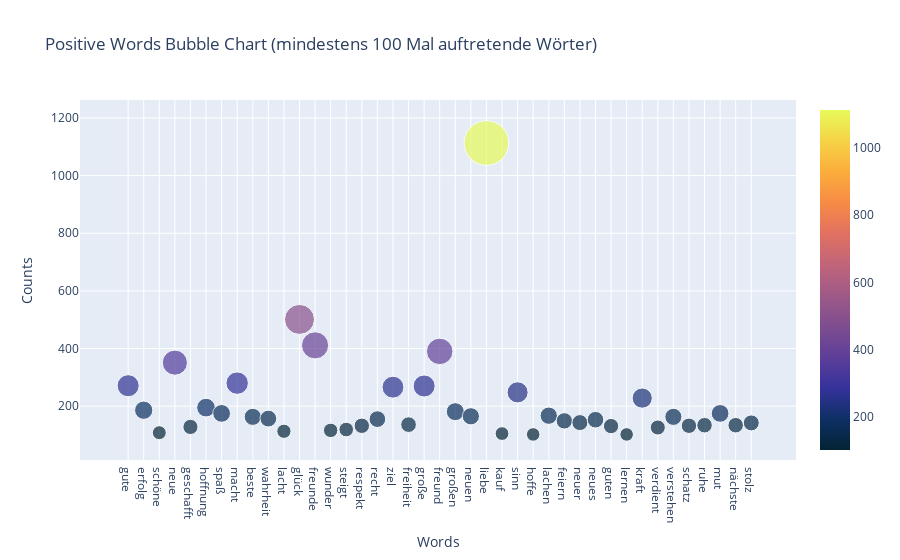

Notebook code for this chart:
### Code cell
word_counts = {}
for word in positive_word_list:
    if word in word_counts:
        word_counts[word] += 1
    else:
        word_counts[word] = 1

filtered_word_counts = {word: count for word, count in word_counts.items() if count >= 100}

words = list(filtered_word_counts.keys())
counts = list(filtered_word_counts.values())

fig = go.Figure(data=go.Scatter(
    x=words,
    y=counts,
    mode='markers',
    marker=dict(
        size=counts,
        sizemode='area',
        sizeref=max(counts) / 1000,
        color=counts,
        colorscale='thermal',
        showscale=True
    ),
))

fig.update_layout(
    title='Positive Words Bubble Chart (mindestens 100 Mal auftretende Wörter)',
    xaxis=dict(title='Words'),
    yaxis=dict(title='Counts'),
    showlegend=False
)

fig.show()
fig.write_html("../notebooks/german_lyrics_statistics.html")

### Figure 1 — Plotly figure (JSON) as saved in the notebook; plotly's stock layout.template omitted (floating-point values rounded to 4 significant figures)
{"data": [{"marker": {"color": [271, 186, 108, 351, 128, 195, 175, 280, 163, 157, 113, 501, 411, 116, 119, 132, 155, 266, 136, 270, 390, 181, 165, 1113, 105, 248, 102, 167, 149, 143, 153, 131, 102, 228, 126, 163, 132, 134, 175, 134, 142], "colorscale": [[0, "rgb(3, 35, 51)"], [0.09091, "rgb(13, 48, 100)"], [0.1818, "rgb(53, 50, 155)"], [0.2727, "rgb(93, 62, 153)"], [0.3636, "rgb(126, 77, 143)"], [0.4545, "rgb(158, 89, 135)"], [0.5455, "rgb(193, 100, 121)"], [0.6364, "rgb(225, 113, 97)"], [0.7273, "rgb(246, 139, 69)"], [0.8182, "rgb(251, 173, 60)"], [0.9091, "rgb(246, 211, 70)"], [1, "rgb(231, 250, 90)"]], "showscale": true, "size": [271, 186, 108, 351, 128, 195, 175, 280, 163, 157, 113, 501, 411, 116, 119, 132, 155, 266, 136, 270, 390, 181, 165, 1113, 105, 248, 102, 167, 149, 143, 153, 131, 102, 228, 126, 163, 132, 134, 175, 134, 142], "sizemode": "area", "sizeref": 1.113}, "mode": "markers", "type": "scatter", "x": ["gute", "erfolg", "schöne", "neue", "geschafft", "hoffnung", "spaß", "macht", "beste", "wahrheit", "lacht", "glück", "freunde", "wunder", "steigt", "respekt", "recht", "ziel", "freiheit", "große", "freund", "großen", "neuen", "liebe", "kauf", "sinn", "hoffe", "lachen", "feiern", "neuer", "neues", "guten", "lernen", "kraft", "verdient", "verstehen", "schatz", "ruhe", "mut", "nächste", "stolz"], "y": [271, 186, 108, 351, 128, 195, 175, 280, 163, 157, 113, 501, 411, 116, 119, 132, 155, 266, 136, 270, 390, 181, 165, 1113, 105, 248, 102, 167, 149, 143, 153, 131, 102, 228, 126, 163, 132, 134, 175, 134, 142]}], "layout": {"showlegend": false, "title": {"text": "Positive Words Bubble Chart (mindestens 100 Mal auftretende Wörter)"}, "xaxis": {"title": {"text": "Words"}}, "yaxis": {"title": {"text": "Counts"}}}}
